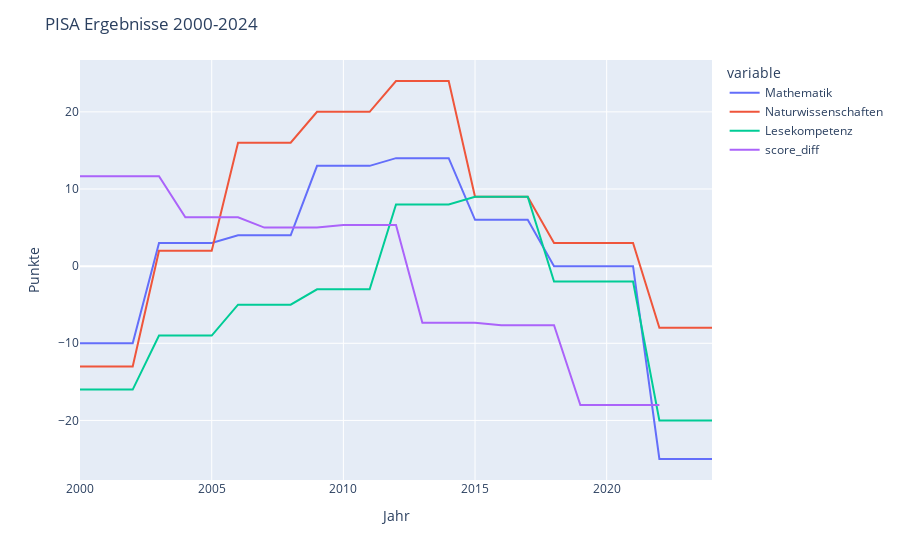

Write notebook code for a chart like this one.
### Code cell
# plot pisa
plt_data = data[['Mathematik', 'Naturwissenschaften', 'Lesekompetenz']] - 500
plt_data = pd.concat([plt_data, data['score_diff']], axis=1)
fig = px.line(plt_data, y=['Mathematik', 'Naturwissenschaften', 'Lesekompetenz', 'score_diff'])
fig.update_layout(title='PISA Ergebnisse 2000-2024')
fig.update_yaxes(title='Punkte')
fig.show()

### Figure 1 — Plotly figure (JSON) as saved in the notebook; plotly's stock layout.template omitted (floating-point values rounded to 4 significant figures)
{"data": [{"hovertemplate": "variable=Mathematik<br>Jahr=%{x}<br>value=%{y}<extra></extra>", "legendgroup": "Mathematik", "line": {"color": "#636efa", "dash": "solid"}, "marker": {"symbol": "circle"}, "mode": "lines", "name": "Mathematik", "orientation": "v", "showlegend": true, "type": "scatter", "x": ["2000-01-01T00:00:00", "2001-01-01T00:00:00", "2002-01-01T00:00:00", "2003-01-01T00:00:00", "2004-01-01T00:00:00", "2005-01-01T00:00:00", "2006-01-01T00:00:00", "2007-01-01T00:00:00", "2008-01-01T00:00:00", "2009-01-01T00:00:00", "2010-01-01T00:00:00", "2011-01-01T00:00:00", "2012-01-01T00:00:00", "2013-01-01T00:00:00", "2014-01-01T00:00:00", "2015-01-01T00:00:00", "2016-01-01T00:00:00", "2017-01-01T00:00:00", "2018-01-01T00:00:00", "2019-01-01T00:00:00", "2020-01-01T00:00:00", "2021-01-01T00:00:00", "2022-01-01T00:00:00", "2023-01-01T00:00:00", "2024-01-01T00:00:00"], "xaxis": "x", "y": [-10, -10, -10, 3, 3, 3, 4, 4, 4, 13, 13, 13, 14, 14, 14, 6, 6, 6, 0, 0, 0, 0, -25, -25, -25], "yaxis": "y"}, {"hovertemplate": "variable=Naturwissenschaften<br>Jahr=%{x}<br>value=%{y}<extra></extra>", "legendgroup": "Naturwissenschaften", "line": {"color": "#EF553B", "dash": "solid"}, "marker": {"symbol": "circle"}, "mode": "lines", "name": "Naturwissenschaften", "orientation": "v", "showlegend": true, "type": "scatter", "x": ["2000-01-01T00:00:00", "2001-01-01T00:00:00", "2002-01-01T00:00:00", "2003-01-01T00:00:00", "2004-01-01T00:00:00", "2005-01-01T00:00:00", "2006-01-01T00:00:00", "2007-01-01T00:00:00", "2008-01-01T00:00:00", "2009-01-01T00:00:00", "2010-01-01T00:00:00", "2011-01-01T00:00:00", "2012-01-01T00:00:00", "2013-01-01T00:00:00", "2014-01-01T00:00:00", "2015-01-01T00:00:00", "2016-01-01T00:00:00", "2017-01-01T00:00:00", "2018-01-01T00:00:00", "2019-01-01T00:00:00", "2020-01-01T00:00:00", "2021-01-01T00:00:00", "2022-01-01T00:00:00", "2023-01-01T00:00:00", "2024-01-01T00:00:00"], "xaxis": "x", "y": [-13, -13, -13, 2, 2, 2, 16, 16, 16, 20, 20, 20, 24, 24, 24, 9, 9, 9, 3, 3, 3, 3, -8, -8, -8], "yaxis": "y"}, {"hovertemplate": "variable=Lesekompetenz<br>Jahr=%{x}<br>value=%{y}<extra></extra>", "legendgroup": "Lesekompetenz", "line": {"color": "#00cc96", "dash": "solid"}, "marker": {"symbol": "circle"}, "mode": "lines", "name": "Lesekompetenz", "orientation": "v", "showlegend": true, "type": "scatter", "x": ["2000-01-01T00:00:00", "2001-01-01T00:00:00", "2002-01-01T00:00:00", "2003-01-01T00:00:00", "2004-01-01T00:00:00", "2005-01-01T00:00:00", "2006-01-01T00:00:00", "2007-01-01T00:00:00", "2008-01-01T00:00:00", "2009-01-01T00:00:00", "2010-01-01T00:00:00", "2011-01-01T00:00:00", "2012-01-01T00:00:00", "2013-01-01T00:00:00", "2014-01-01T00:00:00", "2015-01-01T00:00:00", "2016-01-01T00:00:00", "2017-01-01T00:00:00", "2018-01-01T00:00:00", "2019-01-01T00:00:00", "2020-01-01T00:00:00", "2021-01-01T00:00:00", "2022-01-01T00:00:00", "2023-01-01T00:00:00", "2024-01-01T00:00:00"], "xaxis": "x", "y": [-16, -16, -16, -9, -9, -9, -5, -5, -5, -3, -3, -3, 8, 8, 8, 9, 9, 9, -2, -2, -2, -2, -20, -20, -20], "yaxis": "y"}, {"hovertemplate": "variable=score_diff<br>Jahr=%{x}<br>value=%{y}<extra></extra>", "legendgroup": "score_diff", "line": {"color": "#ab63fa", "dash": "solid"}, "marker": {"symbol": "circle"}, "mode": "lines", "name": "score_diff", "orientation": "v", "showlegend": true, "type": "scatter", "x": ["2000-01-01T00:00:00", "2001-01-01T00:00:00", "2002-01-01T00:00:00", "2003-01-01T00:00:00", "2004-01-01T00:00:00", "2005-01-01T00:00:00", "2006-01-01T00:00:00", "2007-01-01T00:00:00", "2008-01-01T00:00:00", "2009-01-01T00:00:00", "2010-01-01T00:00:00", "2011-01-01T00:00:00", "2012-01-01T00:00:00", "2013-01-01T00:00:00", "2014-01-01T00:00:00", "2015-01-01T00:00:00", "2016-01-01T00:00:00", "2017-01-01T00:00:00", "2018-01-01T00:00:00", "2019-01-01T00:00:00", "2020-01-01T00:00:00", "2021-01-01T00:00:00", "2022-01-01T00:00:00", "2023-01-01T00:00:00", "2024-01-01T00:00:00"], "xaxis": "x", "y": [11.67, 11.67, 11.67, 11.67, 6.333, 6.333, 6.333, 5, 5, 5, 5.333, 5.333, 5.333, -7.333, -7.333, -7.333, -7.667, -7.667, -7.667, -18, -18, -18, -18, null, null], "yaxis": "y"}], "layout": {"legend": {"title": {"text": "variable"}, "tracegroupgap": 0}, "margin": {"t": 60}, "title": {"text": "PISA Ergebnisse 2000-2024"}, "xaxis": {"anchor": "y", "domain": [0, 1], "title": {"text": "Jahr"}}, "yaxis": {"anchor": "x", "domain": [0, 1], "title": {"text": "Punkte"}}}}
